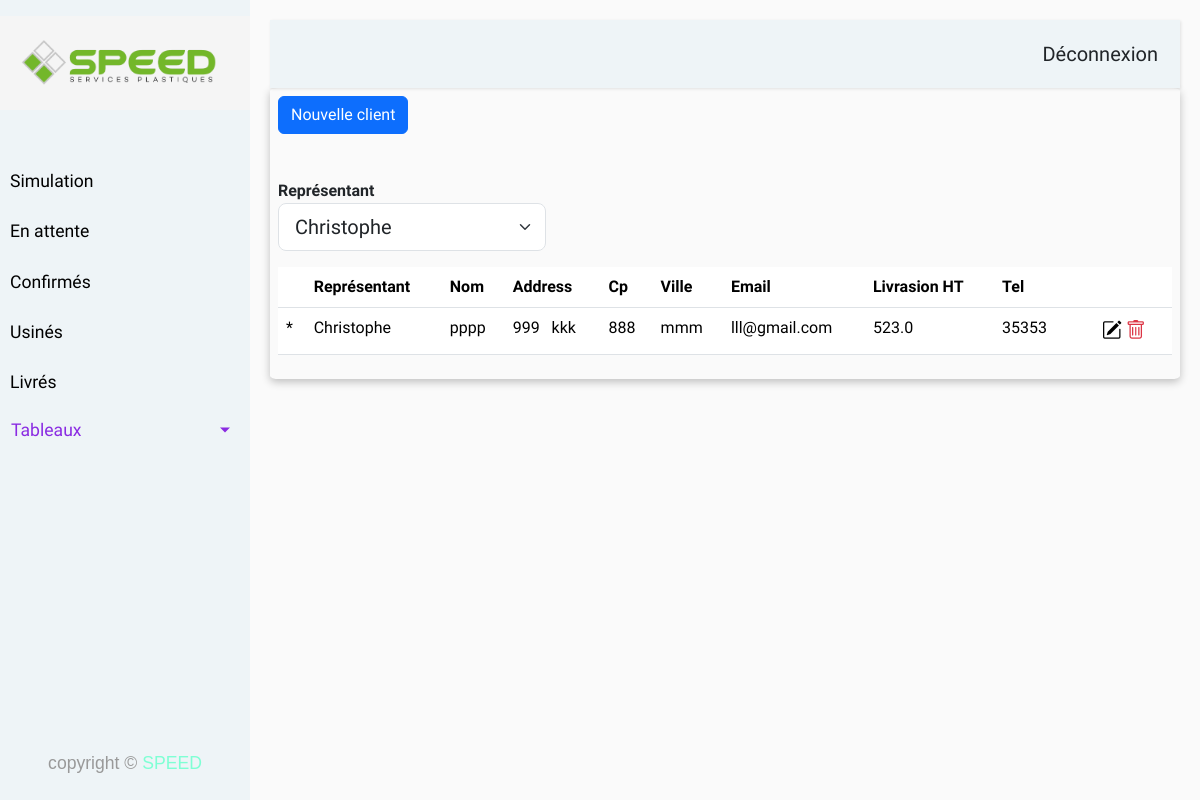
The page /clients (signed in) on the database its author committed.
### models/models.py (models this page shows, shortened)
class Client(db.Model):
    __tablename__ = 'client'
    id = db.Column(db.Integer(),autoincrement=True, primary_key=True)
    user_id = db.Column(db.Integer , ForeignKey('user.id'),nullable=False)
    name = db.Column(db.String(80), nullable=False)
    ville = db.Column(db.String(80), nullable=False)
    cp = db.Column(db.Integer(), nullable=False)
    numero = db.Column(db.Integer(), nullable=True)
    addresse = db.Column(db.String(256), nullable=False)
    email = db.Column(db.String(255), unique=True)
    tel = db.Column(db.String(20), nullable=False)
    prix_livr = db.Column(db.Float , nullable=False)
    rel_client_commande = relationship("Commande", backref = "client")

class User(db.Model, UserMixin):
    __tablename__ = 'user'
    id = db.Column(db.Integer, autoincrement=True, primary_key=True)
    username=db.Column(db.String(255), nullable=False)
    email = db.Column(db.String(255), unique=True)
    password = db.Column(db.String(255), nullable=False, server_default='')
    tel = db.Column(db.String(20), nullable=False)
    role_id = db.Column(db.Integer , ForeignKey('role.id'),nullable=False)
    rel_user_client = relationship("Client", backref = "user")

### routes.py (the view)
@app.route('/clients')
@login_required
def clients():
    try:
        current_user_role = (Role.query.filter(Role.id == current_user.role_id).first()).name
    except Exception as e:
        return f"Error fetching current user role: {str(e)}"
    if current_user_role == "admin" :
        representants = get_all_representants()
        print(representants)
        first_rep = representants[0].id
        clients= get_cients_by_rep(first_rep)
    elif current_user_role == "comercial":
        representants = []
        representants.append(current_user)
        clients= get_cients_by_rep(current_user.id)
        print("xxxxxxxxxxx")
        print(current_user.username)
    return render_template('clients.html', user = current_user,current_user_role = current_user_role,representants = representants, clients=clients, page ="Clients")

### app.py (called while the page is built)
@login_manager.user_loader
def load_user(id):
    return User.query.get(int(id))

### models/models.py (called while the page is built)
def get_cients_by_rep(first_rep_id):
    clients=db.session.query(Client.name,Client.ville,Client.cp,Client.numero,Client.addresse,User.username,Client.email,Client.tel,User.id,Client.id,Client.prix_livr).join(User,Client.user_id== User.id ).filter(Client.user_id == first_rep_id ).all()
    result = []
    for row in  clients :
        result.append(row._data)
    return result

### routes.py (called while the page is built)
@app.before_request
def session_handler():
    session.permanent = True
    app.permanent_session_lifetime = timedelta(days=30)

### templates/clients.html (shortened to what this page needs)
{% extends 'base.html' %}
{% block contenue %}
{% if current_user_role =="admin"  or current_user_role =="comercial" %}
    <a href="#" class="btn btn-primary" style="margin-bottom: 1.3rem;" onclick="newClientForm()">Nouvelle client </a>
{% endif %}
<table id="clients_table" class="table">
    <div class="mt-4">
        <label for="representant"><strong>Représentant</strong></label>
        <select id="representant" class="form-select form-select-lg mb-3"
            aria-label=".form-select-sm nouvelle_utilisateur" style="width: 30%;">
            {% for item in representants%}
            <option value='{{ item.id}}'>{{ item.username}}</option>
            {% endfor %}
        </select>
    </div>
    <thead class="thead-light">
        <tr>
            <th scope="row"></th>
            <th scope="col">Représentant</th>
            <th scope="col">Nom</th>
            <th scope="col">Address</th>
            <th scope="col">Cp</th>
            <th scope="col">Ville</th>
            <th scope="col">Email</th>
            <th scope="col">Livrasion HT</th>
            <th scope="col">Tel</th>
            {% if current_user_role =="admin" or current_user_role =="comercial"%}
                <th></th>
            {% endif %}
        </tr>
    </thead>
    <tbody>
        {% for item in clients %}
        <tr>
            <td>*</th>
            <td>{{item[5]}}</td>
            <td>{{item[0]}}</td>
            <td> <span class="numero_voie_edit_span">{{item[3]}}</span > &nbsp <span class="name_voie_edit_span">{{item[4]}}</span> </td>
            <td>{{item[2]}}</td>
            <td>{{item[1]}}</td>
            <td>{{item[6]}}</td>
            <td>{{item[10]}}</td>
            <td>{{item[7]}}</td>
            {% if current_user_role =="admin" or current_user_role =="comercial"%}
            <td>
                <i class="bi bi-pencil-square getInfoBtn" style="font-size: 20px;"></i>
                <i type="button" class="delete_icon bi bi-trash text-danger " style="font-size: 20px;"
                    onclick="delete_client(this,'{{item[9]}}')"></i>
            </td>
            {% endif %}
        </tr>
        {% endfor %}
    </tbody>
</table>
{% endblock %}

### static/css/style.css (style rules this page uses)
* { margin: 0; padding: 0; box-sizing: border-box; }
body { font-family: 'Poppins', sans-serif; background: #fafafa; }
a, a:hover, a:focus { color: inherit; text-decoration: none; transition: all 0.3s; }
body { font-family: 'Asap', sans-serif; }
.bi-pencil-square, bi-trash { font-size: 20px; }

### rows shown on the page
Client: username "Christophe", name "pppp", numero "999", addresse "kkk", cp "888", ville "mmm", email "lll@gmail.com", prix_livr "523.0", tel "35353"

### other values the page prints
form field value "Christophe"
